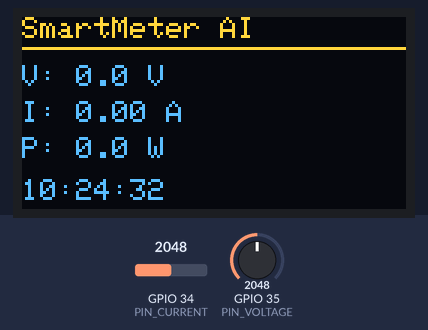
Bench run of a sketch on a simulated ESP32. Parts: 128×64 one-colour display. The inputs (shaded band) are chosen by the test bench; at power-on: GPIO 34 (PIN_CURRENT) = 2048, GPIO 35 (PIN_VOLTAGE) = 2048 (analog values on the 0–4095 scale). The OLED is the two-colour kind (top 16 rows yellow); WiFi joins after 1.5 s; servers stay silent unless stated; uploads are accepted with an empty reply; the local clock reads 2024-03-15 10:24:30 at power-on unless the sketch sets it.

Above: at 2.7 s.
2.8 s: GPIO 34 (PIN_CURRENT) set to 2866
At 5.0 s:
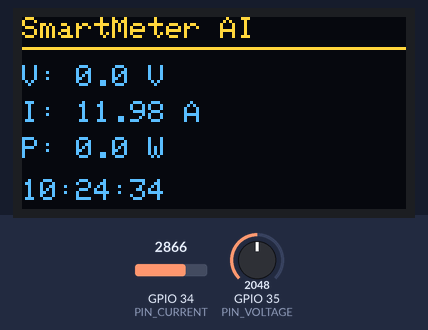
5.8 s: GPIO 35 (PIN_VOLTAGE) set to 2866
At 8.5 s:
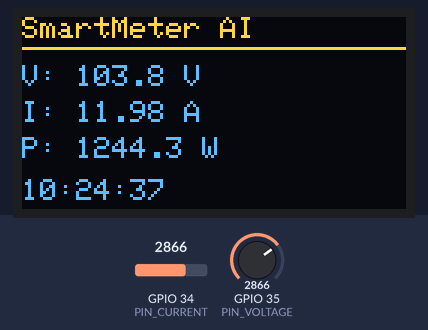
8.8 s: GPIO 34 (PIN_CURRENT) set to 3603
At 10.9 s:
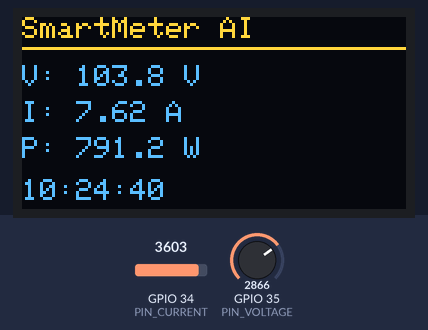
11.5 s: GPIO 35 (PIN_VOLTAGE) set to 3603
At 13.3 s:
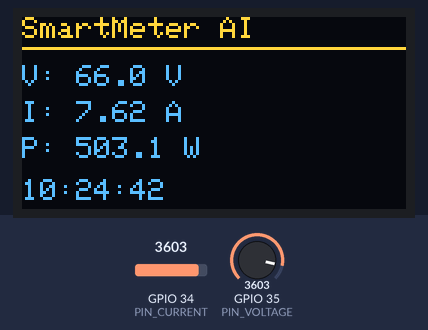
14.2 s: GPIO 34 (PIN_CURRENT) set to 4095
At 16.6 s:
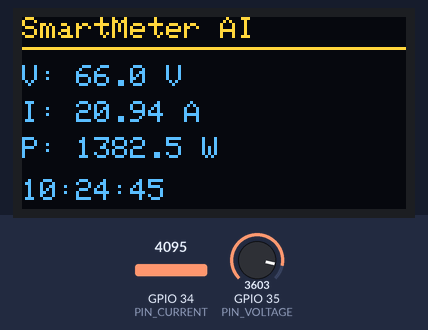
16.9 s: GPIO 35 (PIN_VOLTAGE) set to 4095
At 19.2 s:
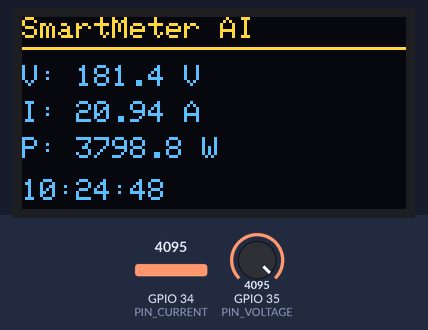
Timing chart, 0 to 20.5 s (numbered marks = the images above; inputs shaded):
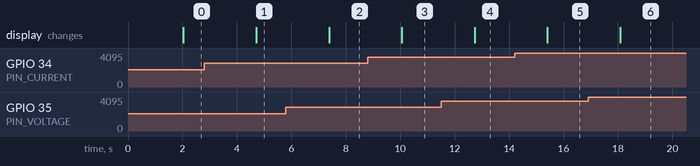

The sketch:

firmware_esp32.ino
```cpp
#include <WiFi.h>
#include <HTTPClient.h>
#include <Wire.h>
#include <RTClib.h>
#include <Adafruit_GFX.h>
#include <Adafruit_SSD1306.h>

// ===== WiFi Config =====
const char* WIFI_SSID = "YOUR_WIFI_SSID";
const char* WIFI_PASS = "YOUR_WIFI_PASSWORD";

// ===== Backend API =====
const char* API_BASE = "http://192.168.1.100:8000"; // change to your PC IP
const char* INGEST_URL = "/api/ingest";

// ===== OLED (0.96" I2C) =====
#define OLED_WIDTH 128
#define OLED_HEIGHT 64
#define OLED_ADDR 0x3C
Adafruit_SSD1306 display(OLED_WIDTH, OLED_HEIGHT, &Wire, -1);

// ===== DS3231 RTC =====
RTC_DS3231 rtc;

// ===== Sensors =====
// ADC channels: configure pins as per wiring
const int PIN_CURRENT = 34;   // SCT-013 burden output -> ADC
const int PIN_VOLTAGE = 35;   // ZMPT101B output -> ADC

// Calibration
// Adjust these after calibration with a multimeter/load
float currentCalibration = 30.0f; // A per ADC_RMS unit (depends on burden resistor & turns)
float voltageCalibration = 260.0f; // V per ADC_RMS unit (depends on ZMPT gain)

// Sampling settings
const int NUM_SAMPLES = 2000; // ~40 cycles at 50Hz if sampling fast

// Utility to compute ADC-centered RMS from AC sensor
float computeACRMS(int pin) {
  // ESP32 ADC raw 0..4095, center around ~2048 for AC coupling
  uint32_t sumSquares = 0;
  for (int i = 0; i < NUM_SAMPLES; i++) {
    int raw = analogRead(pin);
    int centered = raw - 2048; // assume mid-scale center
    sumSquares += (int32_t)centered * (int32_t)centered;
  }
  float meanSquares = (float)sumSquares / (float)NUM_SAMPLES;
  float rmsCounts = sqrtf(meanSquares);
  return rmsCounts; // in ADC counts
}

float countsToAmps(float counts) {
  // Convert ADC RMS counts to Amps using calibration
  // Also scale counts -> volts: counts/2048 is fraction of full-scale
  float fractionFS = counts / 2048.0f;
  return fractionFS * currentCalibration;
}

float countsToVolts(float counts) {
  float fractionFS = counts / 2048.0f;
  return fractionFS * voltageCalibration;
}

void drawOLED(float Vrms, float Irms, float Watts) {
  display.clearDisplay();
  display.setTextSize(1);
  display.setTextColor(SSD1306_WHITE);
  display.setCursor(0, 0);
  display.println("SmartMeter AI");
  display.drawLine(0, 10, 127, 10, SSD1306_WHITE);

  display.setCursor(0, 16);
  display.printf("V: %.1f V\n", Vrms);
  display.setCursor(0, 28);
  display.printf("I: %.2f A\n", Irms);
  display.setCursor(0, 40);
  display.printf("P: %.1f W\n", Watts);

  DateTime now = rtc.now();
  display.setCursor(0, 54);
  display.printf("%02d:%02d:%02d", now.hour(), now.minute(), now.second());

  display.display();
}

void ensureWiFi() {
  if (WiFi.status() == WL_CONNECTED) return;
  WiFi.mode(WIFI_STA);
  WiFi.begin(WIFI_SSID, WIFI_PASS);
  unsigned long start = millis();
  while (WiFi.status() != WL_CONNECTED && millis() - start < 15000) {
    delay(250);
  }
}

void postReading(float Vrms, float Irms, float Watts) {
  ensureWiFi();
  if (WiFi.status() != WL_CONNECTED) return;

  HTTPClient http;
  String url = String(API_BASE) + INGEST_URL;
  if (!http.begin(url)) return;
  http.addHeader("Content-Type", "application/json");

  // Simple payload; backend will split appliances and normalize
  DateTime now = rtc.now();
  char ts[25];
  snprintf(ts, sizeof(ts), "%04d-%02d-%02dT%02d:%02d:%02d", now.year(), now.month(), now.day(), now.hour(), now.minute(), now.second());

  String body = "{";
  body += "\"timestamp\":\"" + String(ts) + "\",";
  body += "\"voltage\":" + String(Vrms, 2) + ",";
  body += "\"current\":" + String(Irms, 3) + ",";
  body += "\"total_power\":" + String(Watts, 1);
  body += "}";

  http.POST(body);
  http.end();
}

void setup() {
  Serial.begin(115200);
  Wire.begin();

  // OLED init
  if (!display.begin(SSD1306_SWITCHCAPVCC, OLED_ADDR)) {
    // OLED init failure; continue headless
  }
  display.clearDisplay();
  display.display();

  // RTC init
  if (!rtc.begin()) {
    // RTC not found
  }
  if (rtc.lostPower()) {
    rtc.adjust(DateTime(F(__DATE__), F(__TIME__)));
  }

  // ADC setup
  analogReadResolution(12); // 0..4095
  analogSetAttenuation(ADC_11db);

  // WiFi (optional at boot)
  ensureWiFi();
}

void loop() {
  // 1) Sample sensors
  float iCountsRMS = computeACRMS(PIN_CURRENT);
  float vCountsRMS = computeACRMS(PIN_VOLTAGE);

  // 2) Convert to engineering units
  float Irms = countsToAmps(iCountsRMS);
  float Vrms = countsToVolts(vCountsRMS);
  float Watts = Vrms * Irms;

  // 3) Show on OLED
  drawOLED(Vrms, Irms, Watts);

  // 4) Send to backend
  postReading(Vrms, Irms, Watts);

  // 5) Update every ~2s
  delay(2000);
}
```

Measured:
- after the input at 2.8 s, the display: changes after 1.9 s (image 1)
- after the input at 5.8 s, the display: changes after 1.6 s (image 2)
- after the input at 8.8 s, the display: changes after 1.3 s (image 3)
- after the input at 11.5 s, the display: changes after 1.2 s (image 4)
- after the input at 14.2 s, the display: changes after 1.2 s (image 5)
- after the input at 16.9 s, the display: changes after 1.2 s (image 6)
